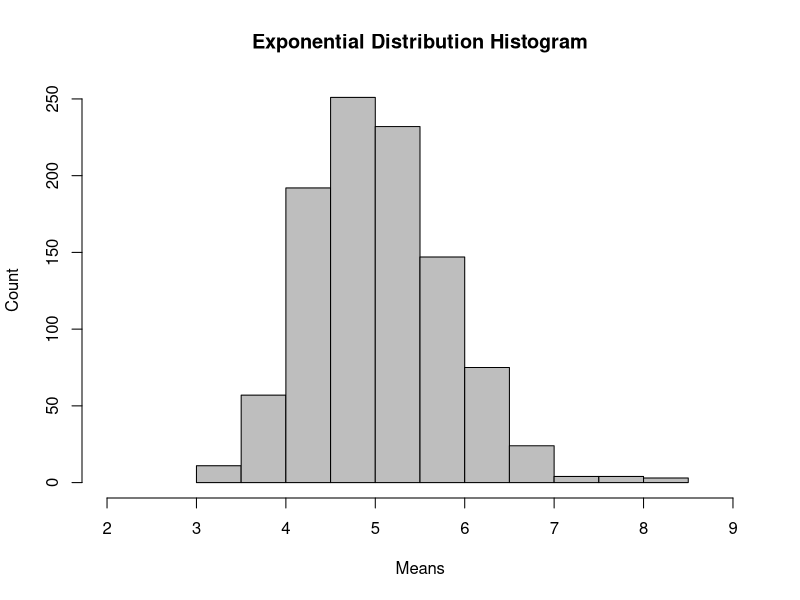
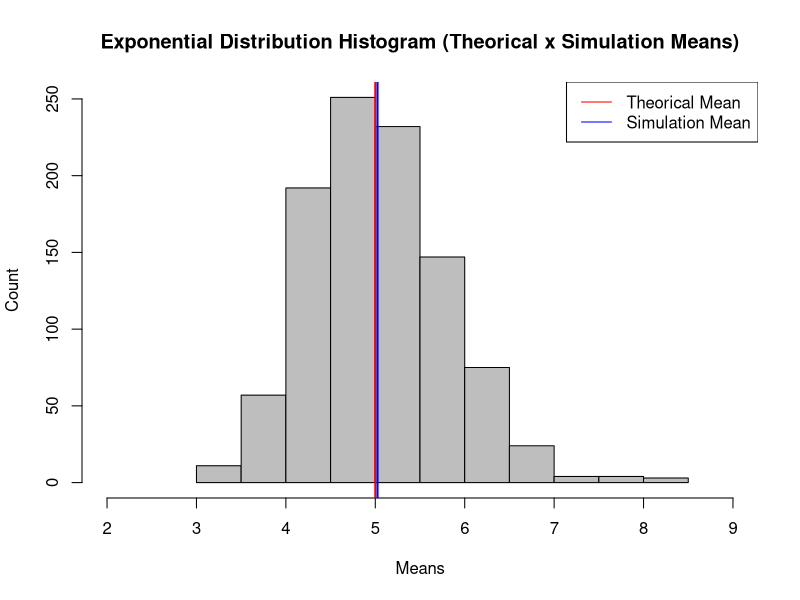
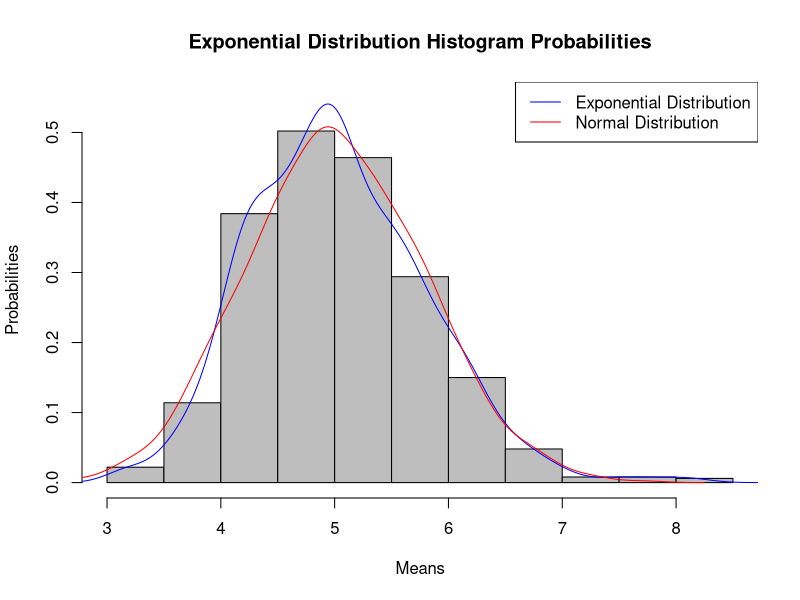

These charts were generated, in order, by the following R code:
## ---- chunk 1
# load all needed libraries
library(ggplot2, quietly = TRUE)
library(knitr, quietly = TRUE)
## ---- chunk 2
# set the seed to make the work reproducible
set.seed(1010)
# set the variables as the instructions tell
simulations <- 1000
n <- 40
lambda <- 0.2
# create the exponential distribution simulation
simu <- data.frame(matrix(rexp(simulations * n, rate = lambda), simulations, n))
means <- apply(simu, 1, mean)
# create a histogram to show the results of the simulation
hist(means, main = "Exponential Distribution Histogram", 
     xlab = "Means", ylab = "Count", col = "gray",
     xlim = c(2,9))
# Calculate the theorical mean and variance and the simulation mean and variance
theorical_mean <- round(1 / lambda, 3)
theorical_sd <- round((1/lambda)/sqrt(n), 3)
theorical_variance <- round(theorical_sd ^ 2, 3)
simu_mean <- round(mean(means), 3)
simu_sd <- round(sd(means), 3)
simu_variance <- round(var(means), 3)
## ---- chunk 3
# Make a plot to visually compare the differences:
hist(means, main = "Exponential Distribution Histogram (Theorical x Simulation Means)", xlab = "Means", ylab = "Count", col = "gray", xlim = c(2,9))
abline(v = theorical_mean, lwd = 2, col = "red")
abline(v = simu_mean, lwd = 2, col = "blue")
legend("topright", legend = c("Theorical Mean","Simulation Mean"),
       col = c("red","blue"), lty = c(1,1))
## ---- chunk 4
set.seed(1010)
# Make the histogram with probabilities
hist(means, main = "Exponential Distribution Histogram Probabilities", 
     xlab = "Means", ylab = "Probabilities", col = "gray", prob = TRUE,
     ylim = c(0.0, 0.55))
lines(density(means), col = "blue")
# Create 1000 normal random values and plot the line
normal_values <- rnorm(n = 1000, sd = simu_sd, mean = simu_mean)
lines(density(normal_values), col = "red")
legend("topright", legend = c("Exponential Distribution", "Normal Distribution"),
       col = c("blue","red"), lty=c(1,1))
